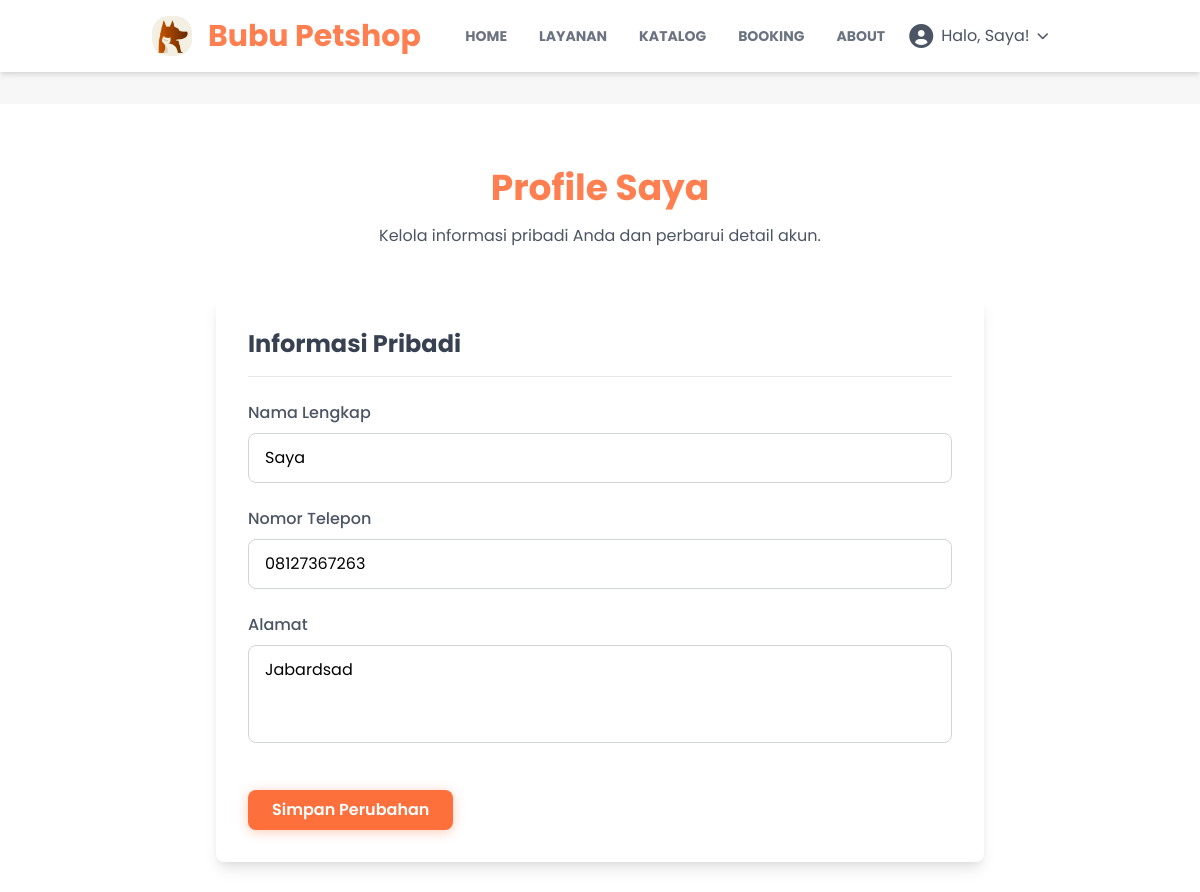
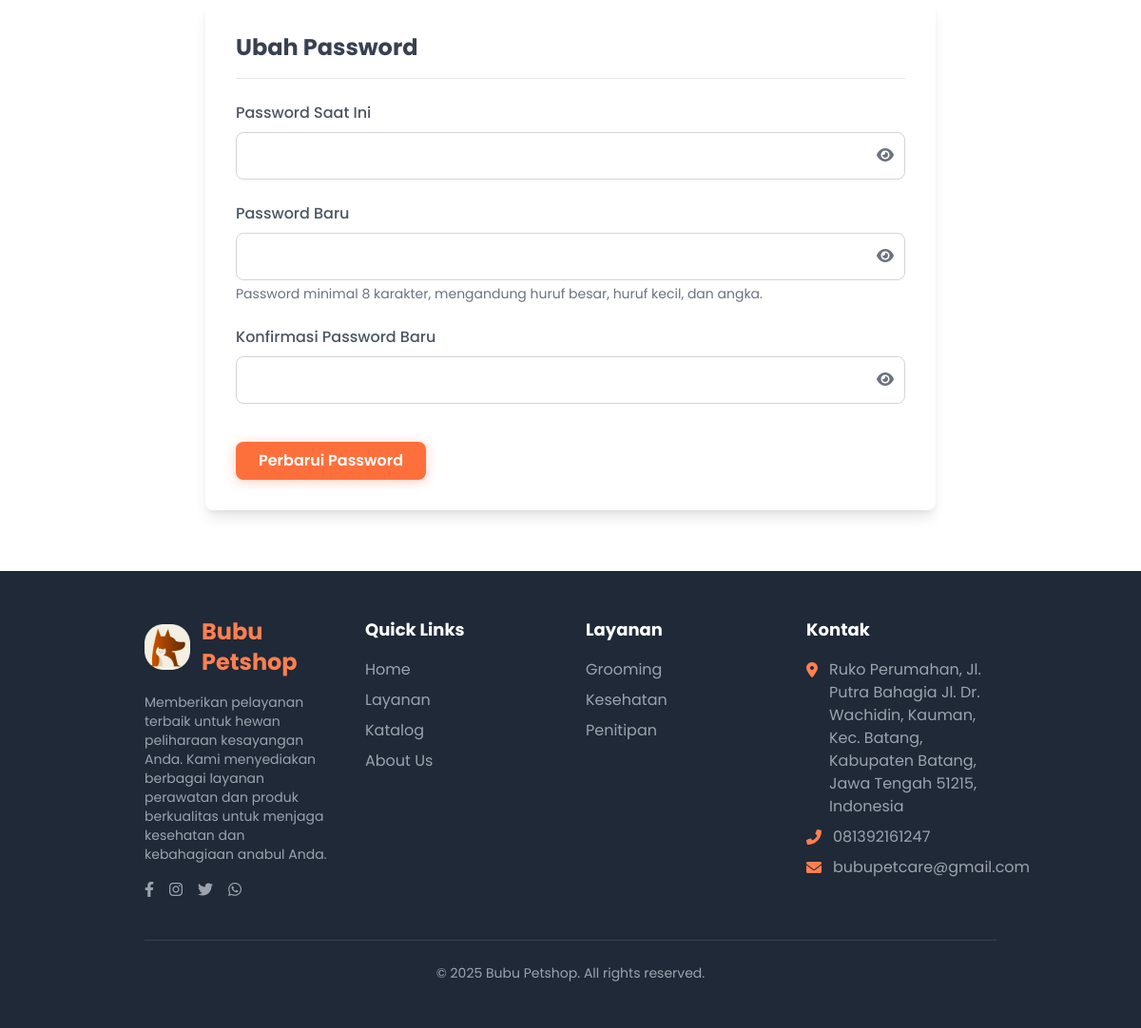
Page /user/ (signed in) on the committed database (2 pictures, top to bottom).
### detailpetcare/models.py (models this page shows, shortened)
class DetailPetcare(models.Model):
    id = models.AutoField(primary_key=True)
    nama_petcare = models.CharField(max_length=50)
    tlp_petcare = models.CharField(max_length=20)
    email_petcare = models.CharField(max_length=100)
    alamat_petcare = models.TextField(blank=True, null=True)
    maps_petcare = models.CharField(max_length=1000, blank=True, null=True)
    deskripsi_petcare = models.TextField(blank=True, null=True)
    rekening_petcare = models.CharField(max_length=100, blank=True, null=True)
    pemilik_rekening = models.CharField(max_length=100, blank=True, null=True)
    nama_bank = models.CharField(max_length=100, blank=True, null=True)
    class Meta:
        db_table = 'detail_petcare'
        verbose_name_plural = "Detail Petcare"

### user/models.py (models this page shows, shortened)
class User(AbstractBaseUser, PermissionsMixin):
    email = models.EmailField(unique=True)
    nama = models.CharField(max_length=50)
    no_hp = models.CharField(max_length=20, unique=True, blank=True, null=True)
    alamat = models.TextField(blank=True, null=True)
    is_staff = models.BooleanField(default=False)
    is_superuser = models.BooleanField(default=False)
    is_active = models.BooleanField(default=True)
    tgl_bergabung = models.DateTimeField(auto_now_add=True)
    last_login = models.DateTimeField(default=timezone.now)  # gunakan default, bukan auto_now
    objects = UserManager()
    USERNAME_FIELD = 'email'
    REQUIRED_FIELDS = ['nama']
    class Meta:
        db_table = 'user'

### user/views.py (the view)
# urls.py: path("", views.index , name="index"),
def index(request):
    if request.user.is_authenticated:
        email = request.user.email
        akun = User.objects.get(email=email)
        context = {
            'title':"Profile",
            'akun' : akun,
        }
        return render(request, 'user/index.html',context)
    else:
        return redirect('user:login')

### user/context_processors.py (called while the page is built)
def detail_petcare(request):
    try:
        detail = DetailPetcare.objects.first()
    except Exception:
        detail = None
    return {'detail_petcare': detail}

def current_route(request):
    match = request.resolver_match
    return {
        'namespace': match.namespace if match else '',
        'url_name': match.url_name if match else ''
    }

### templates/user/index.html (shortened to what this page needs)
{% extends 'base.html' %} {% load static %}  {% block content %}
<section class="py-12 md:py-16 bg-white mt-8 relative">
  <div class="container mx-auto px-4 md:px-8 lg:px-16">
    <div class="max-w-3xl mx-auto">
      <div class="mb-12 text-center relative">
        <h1 class="text-3xl md:text-4xl font-bold text-orange-theme mb-4">
          Profile Saya
        </h1>
        <p class="text-gray-600 max-w-lg mx-auto">
          Kelola informasi pribadi Anda dan perbarui detail akun.
        </p>
      </div>
      <div class="bg-white rounded-lg shadow-lg p-6 md:p-8 mb-8">
        <h2 class="text-xl md:text-2xl font-bold text-gray-700 mb-6 pb-4 border-b border-gray-200">
          Informasi Pribadi
        </h2>
        <form id="profile-form" class="space-y-6" method="POST" action="{% url 'user:update_profile' %}">
          <div>
            <label for="name" class="form-label">Nama Lengkap</label>
            <input type="text" id="name" name="nama" class="form-input"
              value="{% if profile_old %}{{ profile_old.nama }}{% else %}{{ akun.nama }}{% endif %}" required>
          </div>
          <div>
            <label for="phone" class="form-label">Nomor Telepon</label>
            <input type="tel" id="phone" name="no_hp" class="form-input"
              value="{% if profile_old %}{{ profile_old.no_hp }}{% else %}{{ akun.no_hp }}{% endif %}" required>
          </div>
          <div>
            <label for="address" class="form-label">Alamat</label>
            <textarea id="address" name="alamat" rows="3" class="form-input resize-none"
              required>{% if profile_old %}{{ profile_old.alamat }}{% else %}{{ akun.alamat }}{% endif %}</textarea>
          </div>
          <div class="pt-4">
            <button type="submit" name="modalBtn" value="updateProfile" class="btn-modern w-full md:w-auto">
              Simpan Perubahan
            </button>
          </div>
        </form>
      </div>
      <div class="bg-white rounded-lg shadow-lg p-6 md:p-8">
        <h2 class="text-xl md:text-2xl font-bold text-gray-700 mb-6 pb-4 border-b border-gray-200">
          Ubah Password
        </h2>
        <form id="password-form" class="space-y-6" method="POST" action="{% url 'user:change_password' %}">
          <div>
            <label for="current-password" class="form-label">Password Saat Ini</label>
            <div class="relative">
              <input type="password" id="current-password" name="old_password" class="form-input pr-10" required
                value="{% if password_old %}{{ password_old.old_password }}{% endif %}">
              <button type="button"
                class="toggle-password absolute right-3 top-1/2 transform -translate-y-1/2 text-gray-500">
                <i class="fas fa-eye"></i>
              </button>
            </div>
          </div>
          <div>
            <label for="new-password" class="form-label">Password Baru</label>
            <div class="relative">
              <input type="password" id="new-password" name="new_password1" class="form-input pr-10" required
                value="{% if password_old %}{{ password_old.new_password1 }}{% endif %}">
              <button type="button"
                class="toggle-password absolute right-3 top-1/2 transform -translate-y-1/2 text-gray-500">
                <i class="fas fa-eye"></i>
              </button>
            </div>
            <p class="text-sm text-gray-500 mt-1">
              Password minimal 8 karakter, mengandung huruf besar, huruf kecil, dan angka.
            </p>
          </div>
          <div>
            <label for="confirm-password" class="form-label">Konfirmasi Password Baru</label>
            <div class="relative">
              <input type="password" id="confirm-password" name="new_password2" class="form-input pr-10" required
                value="{% if password_old %}{{ password_old.new_password2 }}{% endif %}">
              <button type="button"
                class="toggle-password absolute right-3 top-1/2 transform -translate-y-1/2 text-gray-500">
                <i class="fas fa-eye"></i>
              </button>
            </div>
          </div>
          <div class="pt-4">
            <button type="submit" name="modalBtn" value="updatePassword" class="btn-modern w-full md:w-auto">
              Perbarui Password
            </button>
          </div>
        </form>
      </div>
    </div>
  </div>
</section>
{% endblock content %}

### templates/snippets/navbar.html (shortened to what this page needs)
{% load static %}
<nav id="navbar" class="bg-white py-4 shadow-md transition-all duration-300 ease-in-out">
  <div class="container mx-auto px-8 md:px-16 flex items-center">
    <a href="{% url 'home:index' %}" class="flex items-center flex-shrink-0">
      <img src="{% static 'base-img/icon.png' %}" alt="Bubu Petshop Logo" class="w-8 md:w-10 mr-2 md:mr-4" />
      <span class="text-xl md:text-3xl font-bold text-orange-theme rounded-md">{{ detail_petcare.nama_petcare }}</span>
    </a>
    <div id="navbar-menu" class="navbar-menu hidden lg:flex lg:items-center lg:w-auto w-full">
      <div class="text-sm lg:flex lg:mr-4">
        <a href="{% url 'home:index' %}"
          class="block mt-4 lg:inline-block lg:mt-0 text-gray-500 font-bold uppercase hover-text-orange-theme mr-4 p-2 rounded-md transition-colors duration-200 {% if namespace == 'home' %}text-orange-theme{% endif %}">HOME</a>
        <a href="{% url 'home:index' %}#layanan"
          class="block mt-4 lg:inline-block lg:mt-0 text-gray-500 font-bold uppercase hover-text-orange-theme mr-4 p-2 rounded-md transition-colors duration-200">LAYANAN
          <a href="{% url 'home:index' %}#katalog"
            class="block mt-4 lg:inline-block lg:mt-0 text-gray-500 font-bold uppercase hover-text-orange-theme mr-4 p-2 rounded-md transition-colors duration-200">KATALOG</a>
          {% if user.is_authenticated %}
          <a href="{% url 'bookinglayanan:index' %}"
            class="block mt-4 lg:inline-block lg:mt-0 text-gray-500 font-bold uppercase hover-text-orange-theme mr-4 p-2 rounded-md transition-colors duration-200 {% if namespace == 'bookinglayanan' %}text-orange-theme{% endif %}">
            BOOKING</a>
          {% endif %}
          <a href="{% url 'home:index' %}#about"
            class="block mt-4 lg:inline-block lg:mt-0 text-gray-500 font-bold uppercase hover-text-orange-theme p-2 rounded-md transition-colors duration-200">ABOUT</a>
      </div>
      <div id="auth-section" class="user-auth-section w-full lg:w-auto flex justify-center items-center mt-4 lg:mt-0">
        {% if not user.is_authenticated %}
        <a href="{% url 'user:login' %}" class="btn-modern">
          Masuk
        </a>
        {% else %}
        <div id="user-dropdown" class="user-menu relative flex justify-center">
          <button id="profile-button"
            class="flex items-center justify-center space-x-2 text-gray-600 hover-text-orange-theme focus:outline-none">
            <i class="fas fa-user-circle text-2xl"></i>
            <span class="inline">Halo, {{ user.nama }}!</span>
            <i class="fas fa-chevron-down text-xs"></i>
          </button>
        </div>
        {% endif %}
      </div>
    </div>
  </div>
</nav>

### templates/snippets/footer.html
{% load static %}
<footer class="bg-gray-800 text-white py-12">
  <div class="container mx-auto px-4 md:px-8 lg:px-16">
    <div class="grid grid-cols-1 md:grid-cols-2 lg:grid-cols-4 gap-8">
      <div class="col-span-1 md:col-span-2 lg:col-span-1">
        <div class="flex items-center mb-4">
          <img src="{% static 'base-img/icon.png' %}" alt="Bubu Petshop Logo" class="w-12 mr-3">
          <span class="text-2xl font-bold text-orange-theme">{{ detail_petcare.nama_petcare }}</span>
        </div>
        <p class="text-sm text-gray-400 mb-4">
          Memberikan pelayanan terbaik untuk hewan peliharaan kesayangan Anda. Kami menyediakan berbagai layanan
          perawatan dan produk berkualitas untuk menjaga kesehatan dan kebahagiaan anabul Anda.
        </p>
        <div class="flex space-x-4">
          <a href="#" class="text-gray-400 hover:text-orange-theme transition-colors duration-300">
            <i class="fab fa-facebook-f"></i>
          </a>
          <a href="#" class="text-gray-400 hover:text-orange-theme transition-colors duration-300">
            <i class="fab fa-instagram"></i>
          </a>
          <a href="#" class="text-gray-400 hover:text-orange-theme transition-colors duration-300">
            <i class="fab fa-twitter"></i>
          </a>
          <a href="#" class="text-gray-400 hover:text-orange-theme transition-colors duration-300">
            <i class="fab fa-whatsapp"></i>
          </a>
        </div>
      </div>
      <div>
        <h3 class="text-lg font-bold mb-4 text-white">Quick Links</h3>
        <ul class="space-y-2">
          <li><a href="{% url 'home:index' %}"
              class="text-gray-400 hover:text-orange-theme transition-colors duration-300">Home</a>
          </li>
          <li><a href="{% url 'home:index' %}#layanan"
              class="text-gray-400 hover:text-orange-theme transition-colors duration-300">Layanan</a>
          </li>
          <li><a href="{% url 'home:index' %}#katalog"
              class="text-gray-400 hover:text-orange-theme transition-colors duration-300">Katalog</a>
          </li>
          <li><a href="{% url 'home:index' %}#about"
              class="text-gray-400 hover:text-orange-theme transition-colors duration-300">About Us</a>
          </li>
        </ul>
      </div>
      <div>
        <h3 class="text-lg font-bold mb-4 text-white">Layanan</h3>
        <ul class="space-y-2">
          <li><a href="{% url 'bookinglayanan:index' %}"
              class="text-gray-400 hover:text-orange-theme transition-colors duration-300">Grooming</a></li>
          <li><a href="{% url 'bookinglayanan:index' %}"
              class="text-gray-400 hover:text-orange-theme transition-colors duration-300">Kesehatan</a></li>
          <li><a href="{% url 'bookinglayanan:index' %}"
              class="text-gray-400 hover:text-orange-theme transition-colors duration-300">Penitipan</a></li>
        </ul>
      </div>
      <div>
        <h3 class="text-lg font-bold mb-4 text-white">Kontak</h3>
        <ul class="space-y-2">
          <li class="flex items-start">
            <i class="fas fa-map-marker-alt text-orange-theme mt-1 mr-3"></i>
            <span class="text-gray-400">{{detail_petcare.alamat_petcare}}</span>
          </li>
          <li class="flex items-center">
            <i class="fas fa-phone-alt text-orange-theme mr-3"></i>
            <span class="text-gray-400">{{ detail_petcare.tlp_petcare }}</span>
          </li>
          <li class="flex items-center">
            <i class="fas fa-envelope text-orange-theme mr-3"></i>
            <span class="text-gray-400">{{ detail_petcare.email_petcare }}</span>
          </li>
        </ul>
      </div>
    </div>
    <div class="border-t border-gray-700 mt-10 pt-6 text-center text-gray-400 text-sm">
      <p>&copy; 2025 Bubu Petshop. All rights reserved.</p>
    </div>
  </div>
</footer>

### static/css/style.css (style rules this page uses)
html { scroll-behavior: smooth; }
body { font-family: 'Poppins', sans-serif; background-color: #f7f7f7; overflow-x: hidden; }
.text-orange-theme { color: #FF7F50; }
.btn-modern { background-color: #fd703c; color: white; font-weight: 600; padding: 0.5rem 1.5rem; border-radius: 0.5rem; box-shadow: 0 2px 12px rgba(255, 127, 80, 0.4); transition: all 0.3s ease; border: none; outline: none; position: relative; overflow: hidden; cursor: pointer; display: inline-block; text-align: center; white-space: nowrap; }
.form-input { width: 100%; padding: 0.75rem 1rem; border-radius: 0.5rem; border: 1px solid #d1d5db; transition: all 0.3s ease; }
.form-label { display: block; color: #4b5563; font-weight: 500; margin-bottom: 0.5rem; }

### rows in the picture
DetailPetcare: nama_petcare "Bubu Petshop", alamat_petcare "Ruko Perumahan, Jl. Putra Bahagia Jl. Dr. Wachidin, Kauman, Kec. Batang, Kabupaten Batang, Jawa Tengah 51215, Indonesia", tlp_petcare "081392161247", email_petcare "bubupetcare@gmail.com"
User: nama "Saya", no_hp "08127367263", alamat "Jabardsad"
